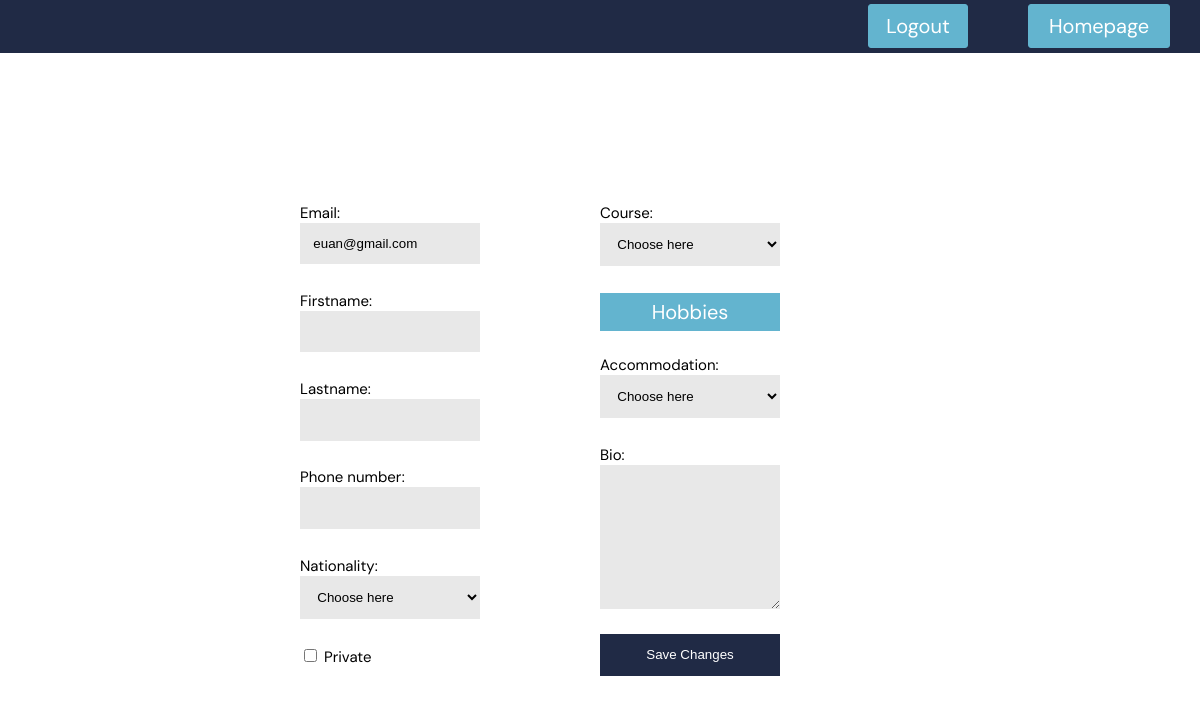
Page /profile_page.php (signed in) on the committed database.
### tables this page shows
CREATE TABLE `user_info` (
  `user_id` int NOT NULL,
  `username` varchar(50) NOT NULL,
  `firstname` varchar(50) DEFAULT NULL,
  `lastname` varchar(50) DEFAULT NULL,
  `hashed_password` varchar(255) NOT NULL,
  `email_address` varchar(255) NOT NULL,
  `phone_number` varchar(25) DEFAULT NULL,
  `nationality` varchar(255) DEFAULT NULL,
  `course` varchar(255) DEFAULT NULL,
  `accommodation` varchar(255) DEFAULT NULL,
  `biography` varchar(511) DEFAULT NULL,
  `private_account` tinyint(1) NOT NULL DEFAULT '0',
  `hobbies` varchar(128) DEFAULT NULL,
  `tasks` varchar(32) DEFAULT NULL
);

### php/profile_page_init.php (called while the page is built)
<?php
$user_id = $_SESSION["user_id"];
$pdo_get_info = new PDO("mysql:host=$host;dbname=" . $db_name . "", $username_db, $password);
$pdo_get_info->setAttribute(PDO::ATTR_ERRMODE, PDO::ERRMODE_WARNING);
$get_info_sql = "SELECT user_id, username, hashed_password, email_address, firstname, lastname, phone_number, nationality, course, accommodation, biography, private_account FROM user_info WHERE user_id = :user_id";
$stmt_get_info = $pdo_get_info->prepare($get_info_sql);
$stmt_get_info->execute([
	'user_id' => $user_id
]);
$stmt_get_info->setFetchMode(PDO::FETCH_ASSOC);
if ($row = $stmt_get_info->fetch()) {
	$data = array(
		'user' => $user_id,
		'username' => $row["username"],
		'firstname' => $row["firstname"],
		'lastname' => $row["lastname"],
		'email_address' => $row["email_address"],
		'phone_number' => $row["phone_number"],
		'nationality' => $row["nationality"],
		'course' => $row["course"],
		'accommodation' => $row["accommodation"],
		'biography' => $row["biography"],
		'private_account' => $row["private_account"]
	);
}
?>

### profile_page.php (the view, shortened to what this page needs)
<?php
require("config.php");
require("php/profile_page_init.php");
require("php/profile_page_update_info.php");
?>
<!DOCTYPE html>
<html lang="en">
<head>
	<link rel="stylesheet" type="text/css" href="styling/master.css">
	<link rel="stylesheet" type="text/css" href="styling/profile_page.css">
</head>
<body>
	<div id="main">
		<div id="navbar">
			<a id="homepage_link" href="homepage.php">Homepage</a>
			<form method="post" id="logout_form">
				<input id="logout_button" type="submit" name="logout_button" value="Logout">
			</form>
		</div>
		<div id="main_content">
			<form method="post" id="change_profile_form">
				<div class="child">
					<?php
					if (isset($email_address_error)) {
						echo "<label for='email_address' class='profile_page_error'>Invalid email address.</label><br>";
					} else {
						echo '<label for="email_address">Email:</label><br>';
					}
					?>
					<input name="email_address" type="text" value="<?php echo $data['email_address'] ?>"><br>
					<?php
					if (isset($firstname_error)) {
						echo "<label for='firstname' class='profile_page_error'>Invalid firstname.</label><br>";
					} else {
						echo '<label for="firstname">Firstname:</label><br>';
					}
					?>
					<input name="firstname" type="text" value="<?php echo $data['firstname'] ?>"><br>
					<?php
					if (isset($lastname_error)) {
						echo "<label for='lastname' class='profile_page_error'>Invalid lastname.</label><br>";
					} else {
						echo '<label for="lastname">Lastname:</label><br>';
					}
					?>
					<input name="lastname" type="text" value="<?php echo $data['lastname'] ?>"><br>
					<?php
					if (isset($phone_number_error)) {
						echo "<label for='phone_number' class='profile_page_error'>Invalid phone number format.</label><br>";
					} else {
						echo '<label for="phone_number">Phone number:</label><br>';
					}
					?>
					<input name="phone_number" type="text" value="<?php echo $data['phone_number'] ?>"><br>
					<label for="nationality">Nationality:</label><br>
					<select name="nationality">
						<option value="<?php echo $data['nationality'] ?>" selected>
							<?php
								if ($data["nationality"] == "") {
									echo "Choose here";
								} else {
									echo ucwords($data["nationality"]);
								}
							?>
						</option>
					</select>
					<br>
					<input type="checkbox" name="private_account" value='1' id="private_account" <?php echo ($data['private_account'] == 1) ? 'checked="checked"' : '';?>>
					<label for="private_account">Private</label>
				</div>
				<div class="child">
					<label for="course">Course:</label><br>
					<select name="course">
						<option value="<?php echo $data['course'] ?>" selected>
							<?php
								if ($data["course"] == "") {
									echo "Choose here";
								} else {
									echo ucwords($data["course"]);
								}
							?>
							<option value="accounting">Accounting</option>
						</option>
					</select><br>
					<input name="hobbies" onclick="toggle_modal('hobbies');" type="button" value="Hobbies" id="hobbies_button"><br>
					<label for="accommodation">Accommodation:</label><br>
					<select name="accommodation">
						<option value="<?php echo $data['accommodation'] ?>" selected>
							<?php
								if ($data["accommodation"] == "") {
									echo "Choose here";
								} else {
									echo ucwords($data["accommodation"]);
								}
							?>
						</option>
					</select><br>
					<label for="biography">Bio:</label><br>
					<textarea name="biography" type="text" id="biography"><?php echo $data['biography'] ?></textarea><br><br>
					<input type="submit" value="Save Changes" name="save_changes_button" id="save_changes_button">
				</div>
			</form>
		</div>
	</div>
</body>
</html>

### styling/profile_page.css (style rules this page uses)
:root { --grey: #343434; --dark_blue: #202A45; --light_blue: #63B4CF; --white: #FFFFFF; }
body { font-family: "DM Sans", sans-serif; font-size: 15px; margin: 0px; }
#navbar { position: sticky; top: 0px; left: 0px; width: 100%; height: 3.5em; background-color: var(--dark_blue); z-index: 1; }
#navbar #login_button, #navbar #logout_button, #homepage_link, #profile_page_link, #chat_room_link { position: relative; float: right; margin: 0.2em 1.5em; width: 5em; height: 80%; font-family: "DM Sans", sans-serif; font-size: 20px; background-color: var(--light_blue); color: white; border: 1px solid var(--light_blue); border-radius: 3px; cursor: pointer; }
#navbar #logout_button { height: 2.2em; }
#main_content { margin: 0em; }
#change_profile_form { margin: 10em 20em; display: flex; flex-direction: row; }
#change_profile_form input[type=text] { box-sizing: border-box; padding: 1em; margin-bottom: 2em; background-color: #E8E8E8; border: none; width: 60%; }
#change_profile_form select { box-sizing: border-box; padding: 1em; margin-bottom: 2em; background-color: #E8E8E8; border: none; width: 60%; cursor: pointer; }
#hobbies_button { font-family: "DM Sans", sans-serif; background-color: var(--light_blue); font-size: 20px; color: white; border: none; cursor: pointer; margin-bottom: 1.2em; padding: 0.3em; width: 60%; }
#save_changes_button { width: 60%; padding: 1em; color: white; border: none; background-color: var(--dark_blue); cursor: pointer; }
#biography { box-sizing: border-box; height: 18vh; width: 60%; padding: 1em; border: none; background-color: #E8E8E8; font-family: "DM Sans", sans-serif; font-size: 13px; }
#change_profile_form .child { width: 50%; height: 100vh; margin-left: auto; margin-right: auto }
#chat_room_link, #homepage_link { display: inline-flex; align-items: center; justify-content: space-around; text-decoration: none; width: 7em; color: white; }

### rows in the picture
user_info: email_address "euan@gmail.com", nationality "Choose here", course "Choose here", accommodation "Choose here"
